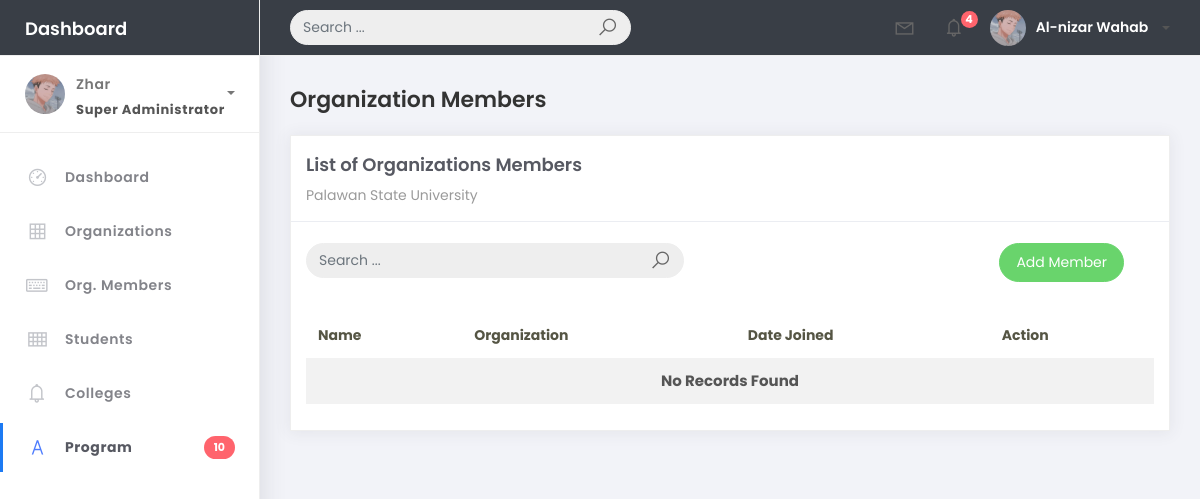
/orgmember_list, run on an earlier commit of the app's database.
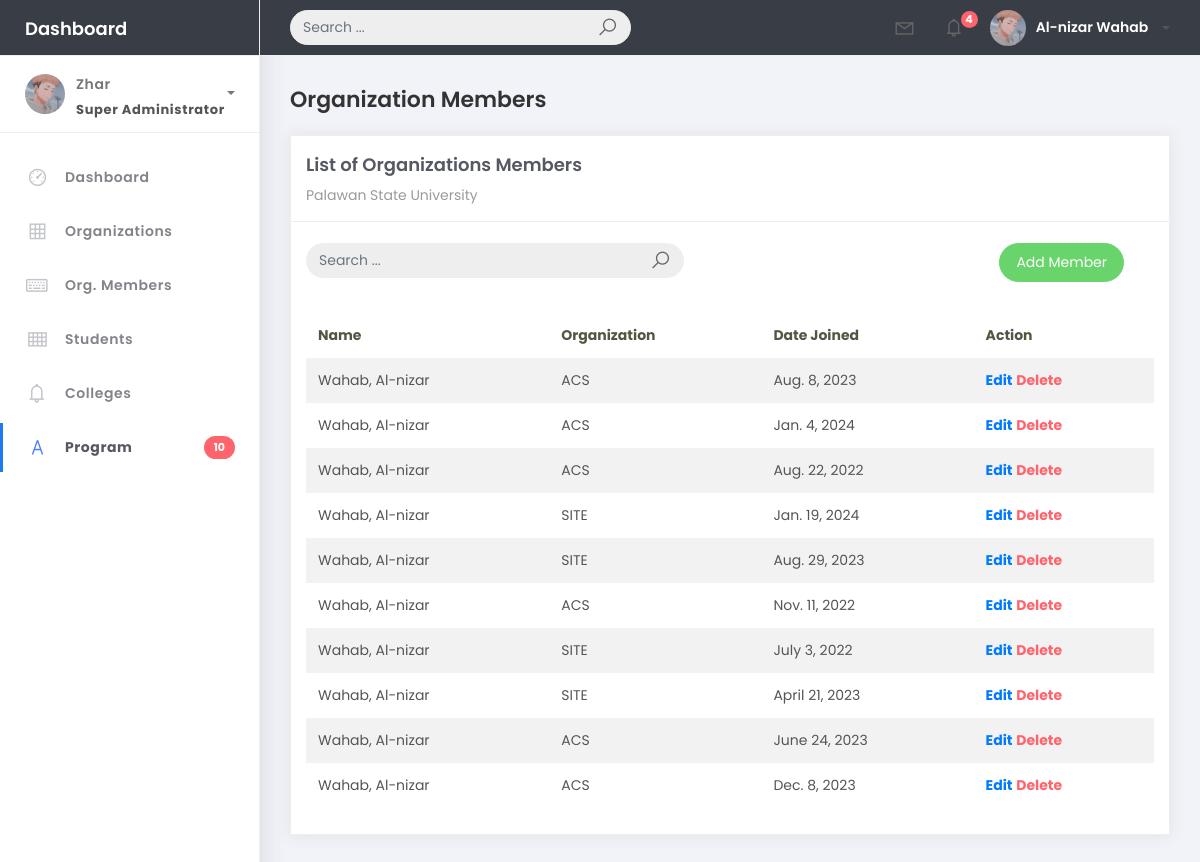
And on a later commit of the database.
### studentorg/models.py (models this page shows)
class BaseModel(models.Model):
    created_at = models.DateTimeField(auto_now_add=True, db_index=True)
    updated_at = models.DateTimeField(auto_now=True)
    class Meta:
        abstract = True

class OrgMember(BaseModel):
    student = models.ForeignKey(Student, on_delete=models.CASCADE)
    organization = models.ForeignKey(Organization, on_delete=models.CASCADE)
    date_joined = models.DateField()

class Student(BaseModel):
    student_id = models.CharField(max_length=15)
    lastname = models.CharField(max_length=25)
    firstname = models.CharField(max_length=25)
    middlename = models.CharField(max_length=25, blank=True, null=True)
    program = models.ForeignKey(Program, on_delete=models.CASCADE)
    def __str__(self):
        return f"{self.lastname}, {self.firstname}"

class Organization(BaseModel):
    name = models.CharField(max_length=250)
    college = models.ForeignKey(College, null=True, blank=True, on_delete=models.CASCADE)
    description = models.CharField(max_length=500)
    def __str__(self):
        return self.name

### studentorg/views.py (the view)
# urls.py: path('orgmember_list', OrgMemberList.as_view(), name='orgmember-list'),
class OrgMemberList(ListView):
    model = OrgMember
    context_object_name = 'orgmember'
    template_name = 'org_member/orgmember_list.html'
    paginate_by = 10
    def get_queryset(self, *args, **kwargs):
        qs = super(OrgMemberList, self).get_queryset(*args, **kwargs)
        if self.request.GET.get("q") != None:
            query = self.request.GET.get('q')
            qs = qs.filter(Q(organization__name__icontains=query))
        return qs

### templates/org_member/orgmember_list.html (shortened to what this page needs)
{% extends 'base.html' %} {% load static %} {% block content %}
<div class="content">
  <div class="container-fluid">
    <h4 class="page-title">Organization Members</h4>
    <div class="row">
      <div class="col-md-12">
        <div class="card">
          <div class="card-header">
            <div class="card-title">List of Organizations Members</div>
            <div class="card-category">Palawan State University</div>
          </div>
          <br />
          <div class="col-md-12 row">
            <div class="col-md-6">
              <form class="navbar-left navbar-form nav-search mr-md-3" action="{% url 'orgmember-list' %}">
                <div class="input-group">
                  <input type="text"placeholder="Search ..." class="form-control" name="q"/>
                  <div class="input-group-append">
                    <span class="input-group-text">
                      <i class="la la-search search-icon"></i>
                    </span>
                  </div>
                </div>
              </form>
            </div>
            <div class="col-md-6">
              <div class="pull-right">
                <a
                  href="{% url 'orgmember-add' %}"
                  class="btn btn-success btn-rounded"
                  >Add Member</a
                >
              </div>
            </div>
          </div>
          <div class="card-body">
            <table class="table table-striped mt-3">
              <thead>
                <tr>
                  <th scope="col">Name</th>
                  <th scope="col">Organization</th>
                  <th scope="col">Date Joined</th>
                  <th scope="col">Action</th>
                </tr>
              </thead>
              <tbody>
                {% for object in object_list %}
                <tr>
                  <td>{{ object.student}}</td>
                  <td>{{ object.organization }}</td>
                  <td>{{ object.date_joined }}</td>
                  <td>
                    <a href="orgmember_list/{{object.id}}"><b>Edit</b></a>
                    <a href="orgmember_list/{{object.id}}/delete" class="text-danger"><b>Delete</b></a>
                  </td>
                </tr>
                {% empty %}
                <tr>
                  <td colspan="4" style="text-align: center">
                    <p class="text-sm font-weight-bold mb-0">
                      No Records Found
                    </p>
                  </td>
                </tr>
                {% endfor %}
              </tbody>
            </table>
          </div>
        </div>
      </div>
    </div>
  </div>
</div>
{% endblock %}

What changed in the data, as far as the page shows it:
added OrgMember: student "Wahab, Al-nizar", organization "ACS", date_joined "Aug. 8, 2023"
added OrgMember: student "Wahab, Al-nizar", organization "ACS", date_joined "Jan. 4, 2024"
added OrgMember: student "Wahab, Al-nizar", organization "ACS", date_joined "Aug. 22, 2022"
added OrgMember: student "Wahab, Al-nizar", organization "SITE", date_joined "Jan. 19, 2024"
added OrgMember: student "Wahab, Al-nizar", organization "SITE", date_joined "Aug. 29, 2023"
added OrgMember: student "Wahab, Al-nizar", organization "ACS", date_joined "Nov. 11, 2022"
added OrgMember: student "Wahab, Al-nizar", organization "SITE", date_joined "July 3, 2022"
added OrgMember: student "Wahab, Al-nizar", organization "SITE", date_joined "April 21, 2023"
added OrgMember: student "Wahab, Al-nizar", organization "ACS", date_joined "June 24, 2023"
added OrgMember: student "Wahab, Al-nizar", organization "ACS", date_joined "Dec. 8, 2023"
Also different on the page:
text no longer shown: "No Records Found"
